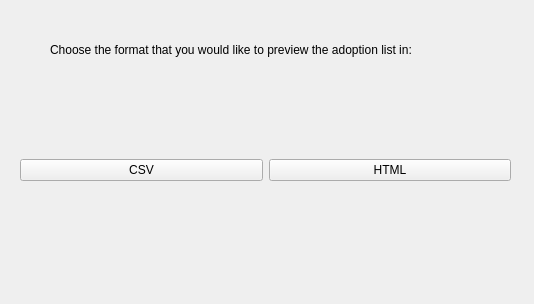
<?xml version="1.0" encoding="UTF-8"?>
<ui version="4.0">
 <class>SeeAdoptionList</class>
 <widget class="QWidget" name="SeeAdoptionList">
  <property name="geometry">
   <rect>
    <x>0</x>
    <y>0</y>
    <width>534</width>
    <height>304</height>
   </rect>
  </property>
  <property name="windowTitle">
   <string>Form</string>
  </property>
  <widget class="QLabel" name="label">
   <property name="geometry">
    <rect>
     <x>50</x>
     <y>40</y>
     <width>461</width>
     <height>20</height>
    </rect>
   </property>
   <property name="text">
    <string>Choose the format that you would like to preview the adoption list in:</string>
   </property>
  </widget>
  <widget class="QWidget" name="">
   <property name="geometry">
    <rect>
     <x>20</x>
     <y>140</y>
     <width>491</width>
     <height>61</height>
    </rect>
   </property>
   <layout class="QHBoxLayout" name="horizontalLayout">
    <item>
     <widget class="QPushButton" name="csv_button">
      <property name="text">
       <string>CSV</string>
      </property>
     </widget>
    </item>
    <item>
     <widget class="QPushButton" name="html_button">
      <property name="text">
       <string>HTML</string>
      </property>
     </widget>
    </item>
   </layout>
  </widget>
 </widget>
 <resources/>
 <connections/>
</ui>
